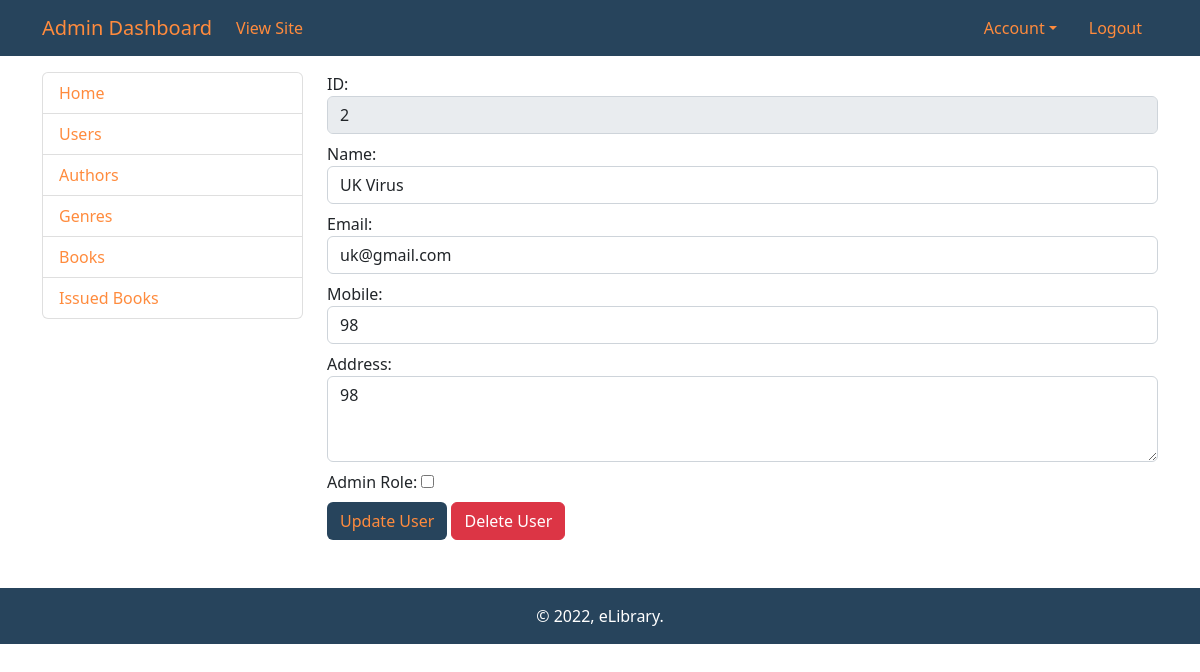
/admin/user.php?id=2 (signed in), run on the app's committed database.
### tables this page shows
CREATE TABLE `users` (
  `id` int(11) NOT NULL,
  `name` varchar(200) NOT NULL,
  `email` varchar(100) NOT NULL,
  `password` text NOT NULL,
  `mobile` varchar(13) NOT NULL,
  `address` text NOT NULL,
  `is_admin` int(11) NOT NULL
);

### admin/user.php (the view, shortened to what this page needs)
<?php
include("includes/header.php");
include("includes/navbar.php");
include("includes/conn.php");
?>
<div class="container">
<div class="row">
<div class="col-3">
<?php include("includes/sidebar.php"); ?>
</div>
<div class="col-9">
<?php
if (isset($_GET['id'])) {
    $user_id = $_GET['id'];
    $sql = "SELECT * FROM users WHERE id = '$user_id';";
    $result = mysqli_query($conn, $sql);
    $row = mysqli_fetch_assoc($result);
?>
<form action="" method="post">
	<div class="form-group mb-2">
		<label>ID:</label>
		<input type="number" class="form-control" value="<?php echo $row['id']; ?>" name="user_id" readonly>
	</div>
	<div class="form-group mb-2">
		<label>Name:</label>
		<input type="text" class="form-control" value="<?php echo $row['name']; ?>" name="name">
	</div>
	<div class="form-group mb-2">
		<label>Email:</label>
		<input type="text" class="form-control" value="<?php echo $row['email']; ?>" name="email">
	</div>
	<div class="form-group mb-2">
		<label>Mobile:</label>
		<input type="text" class="form-control" value="<?php echo $row['mobile']; ?>" name="mobile">
	</div>
	<div class="form-group mb-2">
		<label>Address:</label>
		<textarea rows="3" cols="40" name="address" class="form-control"><?php echo $row['address']; ?></textarea>
	</div>
	<div class="form-group mb-2">
		<label>Admin Role:</label>
		<input type="checkbox" name="is_admin" id="is_admin" value="1" <?php if ($row['is_admin'] == 1) { echo 'checked'; } ?>>
	</div>
	<input type="submit" name="update" class="btn custom-bg" value="Update User">
	<input type="submit" name="delete" class="btn btn-danger" value="Delete User">
</form>
<?php
}
?>
</div>
</div>
</div>
<?php
include("includes/footer.php");
?>

### assets/css/main.css (style rules this page uses)
.custom-bg { background-color: #27445C !important; }
button.custom-bg, input.custom-bg { color: #FF8B3D !important; }

### data on the page
users: user_id "2", name "UK Virus", email "uk@gmail.com", mobile "98", address "98"
